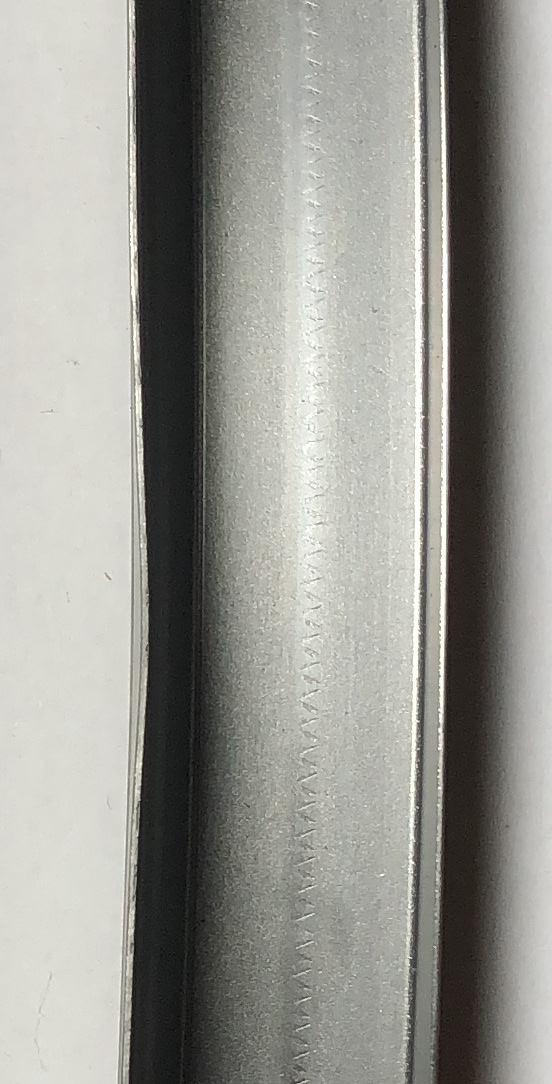
#> input picture bin/ng.JPG, 552 x 1084 px
$ python -i hole_diameter.py   (imports and definitions only)   (older library calls are emulated)
#> lines starting #> are read from the running program, lines starting #| are printed output that depends on the picture; after the words box and inside, x2 and y2 are one past the last pixel; in counts of white or black regions, pixels touching at a corner belong together
from scipy.spatial import distance as dist
from imutils import perspective
from imutils import contours
import numpy as np
import os
import filters
import imutils
import cv2


def run(picture, width=30, hint="TREE"):
    global window_flag
    window_flag = False
    if hint == "CCOMP":
        method = cv2.RETR_CCOMP
        method2 = cv2.CHAIN_APPROX_NONE
    elif hint == "TREE":
        method = cv2.RETR_TREE
        method2 = cv2.CHAIN_APPROX_SIMPLE
    else:
        method = cv2.RETR_TREE
        method2 = cv2.CHAIN_APPROX_SIMPLE

    image = picture
    results = []

    def midpoint(ptA, ptB):  # orta noktayı bulmayı sağlıyor
        return ((ptA[0] + ptB[0]) * 0.5, (ptA[1] + ptB[1]) * 0.5)

    # görüntüyü yükleyin, gri tonlamaya dönüştürün ve biraz bulanıklaştırın

    # kenar haritasında konturlar bul
    try:
        cnts, hierarchy = cv2.findContours(image.copy(), method, method2)
    except:
        image = cv2.cvtColor(image, cv2.COLOR_BGR2GRAY)
        cnts, hierarchy = cv2.findContours(image.copy(), method, method2)

    # cnts = imutils.grab_contours(cnts)

    # sort the contours from left-to-right and initialize the
    # 'pixels per metric' calibration variable
    (cnts, _) = contours.sort_contours(cnts)
    hierarchy = hierarchy[0]
    global pixelsPerMetric
    pixelsPerMetric = None
    # loop over the contours individually

    # for c in cnts:
    mask = np.zeros(image.shape[:2], dtype=image.dtype)

    # [82 lines left out: function show, not called in this run]
    print(len(cnts))
    for component in zip(cnts, hierarchy):
        currentContour = component[0]
        currentHierarchy = component[1]
        cv2.drawContours(image,currentContour,-1,(0,0,255),4)
        print(currentContour)
        cv2.imshow("Conts",image)
        cv2.waitKey(0)
        continue
        if currentHierarchy[2] < 0:
            results.append(show(currentContour))
        elif currentHierarchy[3] < 0:
            results.append(show(currentContour))
        if results[-1] == None:
            results.pop()
    window_flag = False
    return results

def go(picture):
#> called with picture = '../ng.JPG'
    image = cv2.imread(picture)
#> image is the input picture: shape (1084, 552, 3); mean B, G, R 144.7, 150.8, 151.1
    # r = cv2.selectROI(image)
    gray = cv2.cvtColor(image, cv2.COLOR_BGR2GRAY)
    gray = cv2.GaussianBlur(gray, (13, 13), 0)
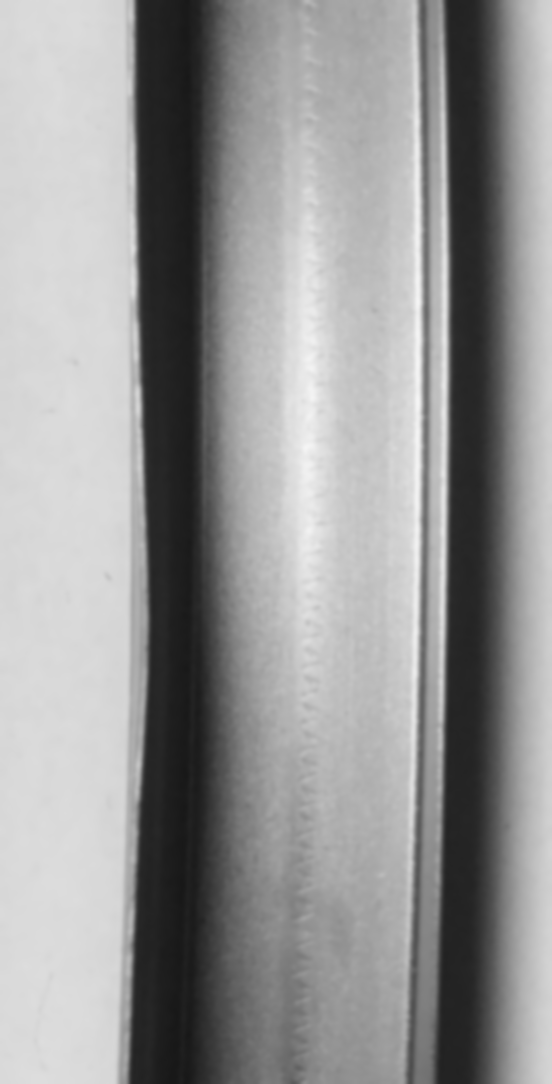
#> gray: shape (1084, 552); min 24, max 245, mean 150.2
    # kes =gray[r[1]:r[1]+r[3], r[0]:r[0]+r[2]]

    # kenar algılar ardından dilatasyon + erozyon uygulayıp
    # nesne kenarları arasındaki boşlukları kapatır
    image = cv2.Canny(gray, 50, 150)
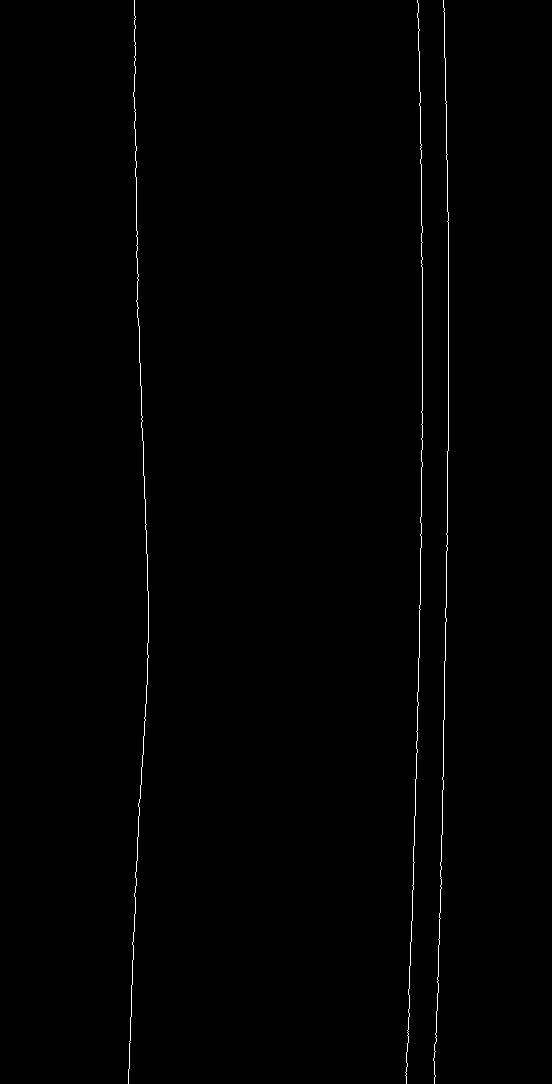
#> image: shape (1084, 552); 0.54% white in thin lines or dots, all inside (x1, y1, x2, y2) = (128, 0, 449, 1084)
    # gray[r[1]:r[1]+r[3], r[0]:r[0]+r[2]] = cimage
    # cv2.imshow("im",gray)
    # cv2.waitKey(0)

    image = cv2.dilate(image, None, iterations=1)
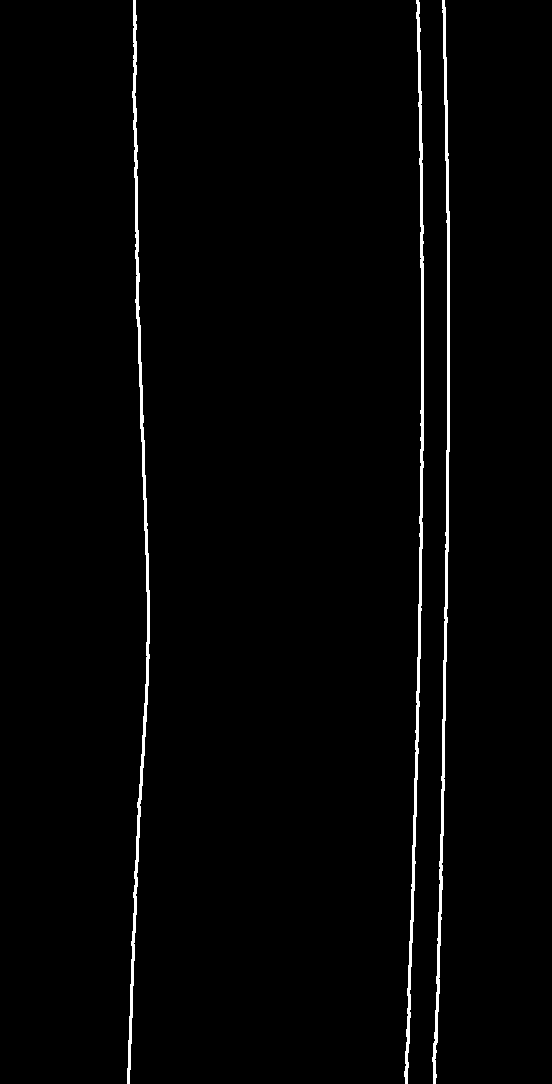
#> image: shape (1084, 552); 1.7% white; 3 white regions, box (x1, y1, x2, y2) and area: (127, 0, 150, 1084) 3428, (404, 0, 424, 1084) 3399, (432, 0, 450, 1084) 3363
    image = cv2.erode(image, None, iterations=1)
    run(picture=image, width=80)
#> in run, `cnts, hierarchy = cv2.findContours(image.copy(), method, method2)`: cnts = 3 contours; box (x1, y1, x2, y2) and area: (128, 0, 149, 1084) 34, (405, 0, 423, 1084) 33, (433, 0, 449, 1084) 29
#| 3
#> the loop in run, `for component in zip(cnts, hierarchy):` made 3 passes
#> currentHierarchy on passes 1 to 3: [1, -1, -1, -1], [2, 0, -1, -1], [-1, 1, -1, -1]
#> (printed output is left out)
#> pass 1, in run, `cv2.imshow("Conts",image)`:
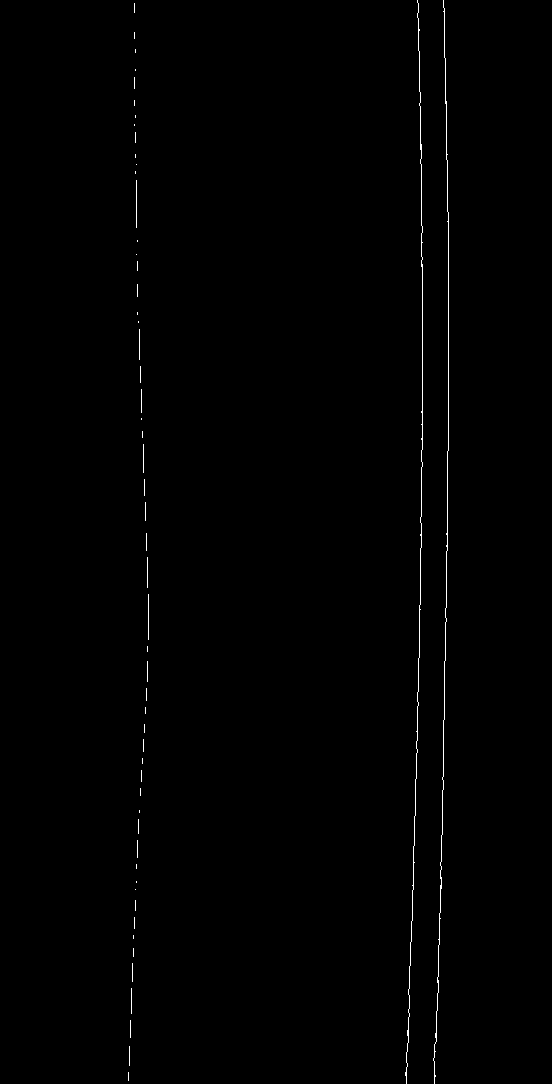
#> window 'Conts': shape (1084, 552); 0.48% white in thin lines or dots, all inside (x1, y1, x2, y2) = (128, 0, 449, 1084)
#> pass 2, in run, `cv2.imshow("Conts",image)`:
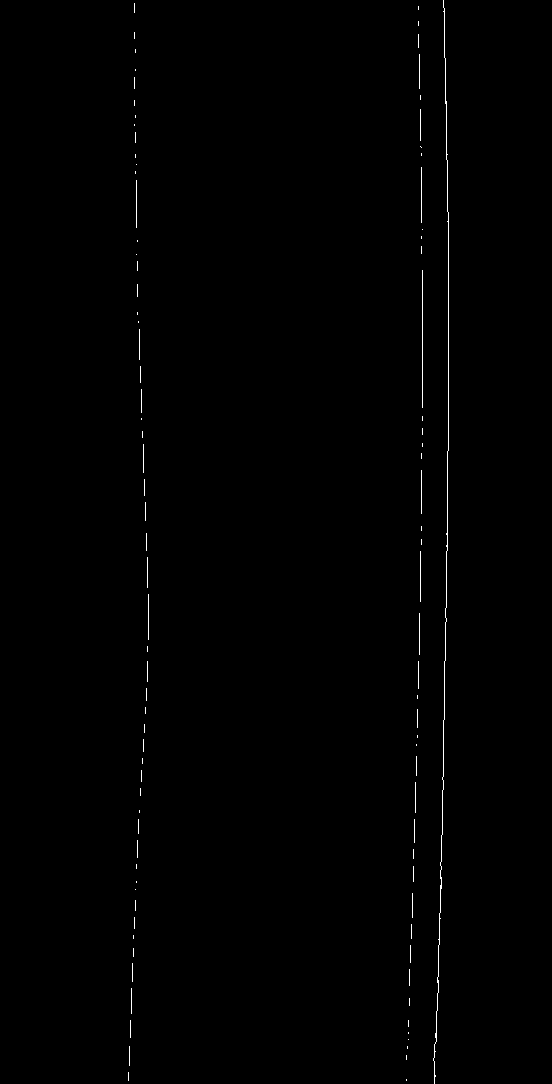
#> window 'Conts': shape (1084, 552); 0.42% white in thin lines or dots, all inside (x1, y1, x2, y2) = (128, 0, 449, 1084)
#> after the loop in run, `for component in zip(cnts, hierarchy):`:
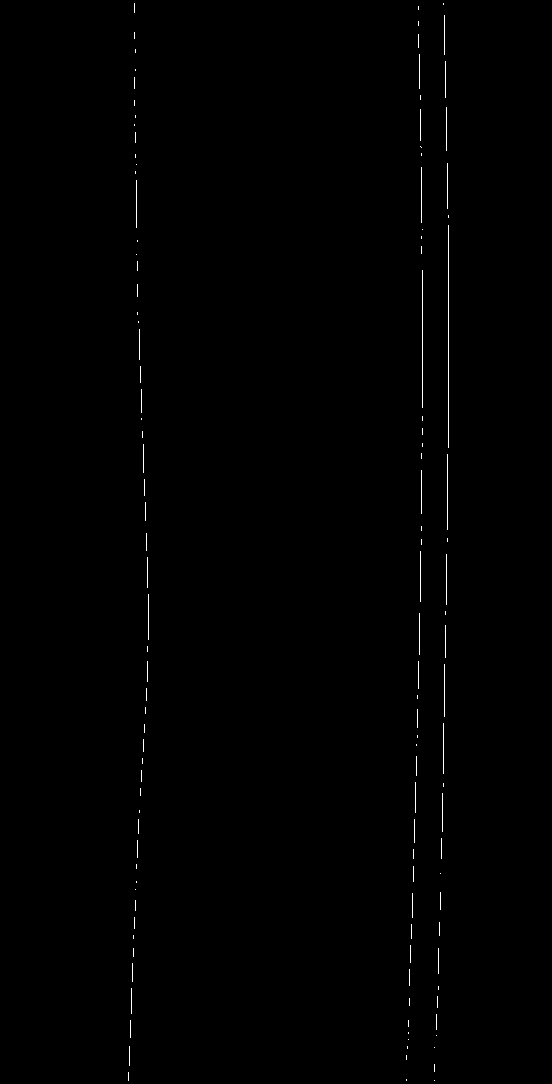
#> image: shape (1084, 552); 0.37% white in thin lines or dots, all inside (x1, y1, x2, y2) = (128, 3, 449, 1081)
#> after the loop in run, `for component in zip(cnts, hierarchy):`: results = []

# go(picture="imm.png")


# [4 lines not run here, left out]

>>> result = go('../ng.JPG')

$ run again, on bin/1R_NG.JPG
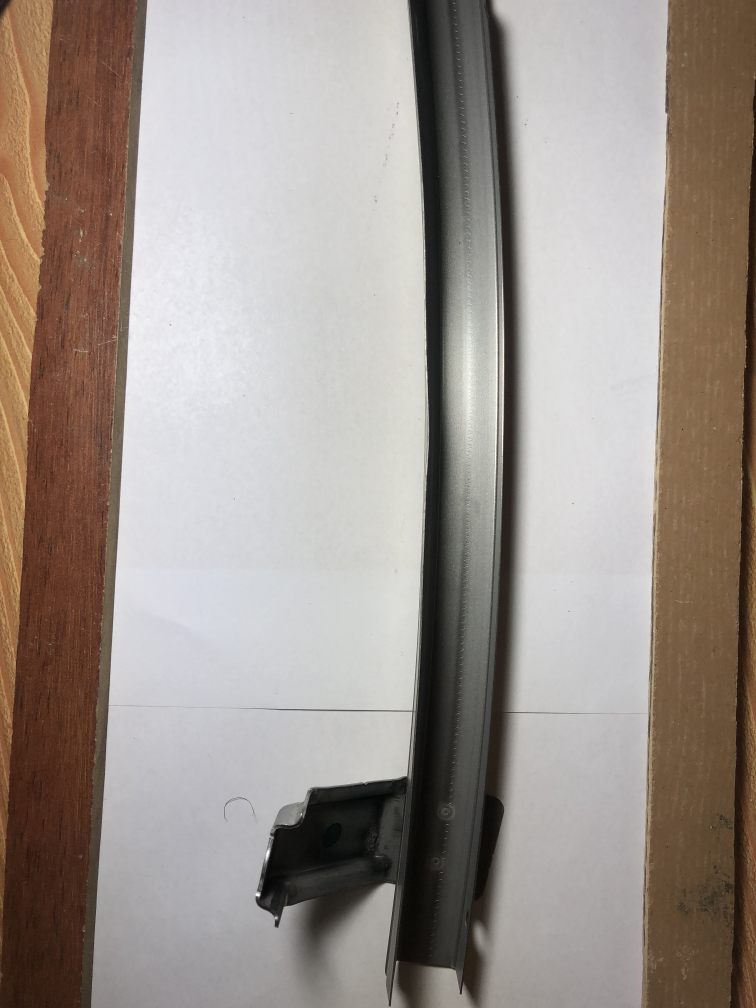
#> input picture bin/1R_NG.JPG, 3024 x 4032 px (shown at 1/4 size)
#> in go, image is the input picture: shape (4032, 3024, 3); mean B, G, R 140.4, 147.3, 157
#> in go, `image = cv2.dilate(image, None, iterations=1)`:
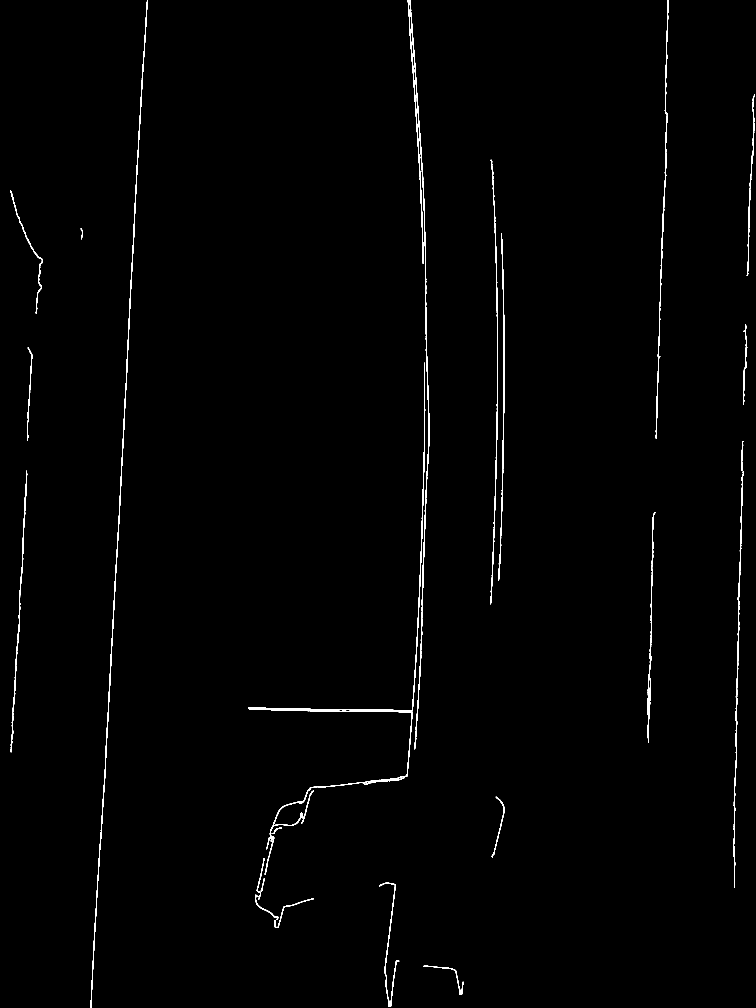
#> image: shape (4032, 3024) (shown at 1/4 size); 0.67% white; 26 white regions, largest, box (x1, y1, x2, y2) and area: (363, 0, 591, 4032) 12622, (1638, 0, 1718, 2997) 9585, (992, 1451, 1701, 2843) 6330
#> cnts = 35 contours, 12 with area under 20; largest, box (x1, y1, x2, y2) and area: (999, 2836, 1649, 3157) 398, (1457, 3123, 1503, 3138) 273, (1639, 0, 1717, 2996) 100, (42, 763, 170, 1253) 98, (2933, 1887, 2975, 3551) 92
#| 35
#> the loop in run, `for component in zip(cnts, hierarchy):` made 35 passes
#> currentHierarchy on passes 1 to 8: [1, -1, -1, -1], [2, 0, -1, -1], [3, 1, -1, -1], [4, 2, -1, -1], [5, 3, -1, -1], [6, 4, -1, -1], [7, 5, -1, -1], [8, 6, -1, -1]
#> (printed output is left out)
#> after the loop in run, `for component in zip(cnts, hierarchy):`:
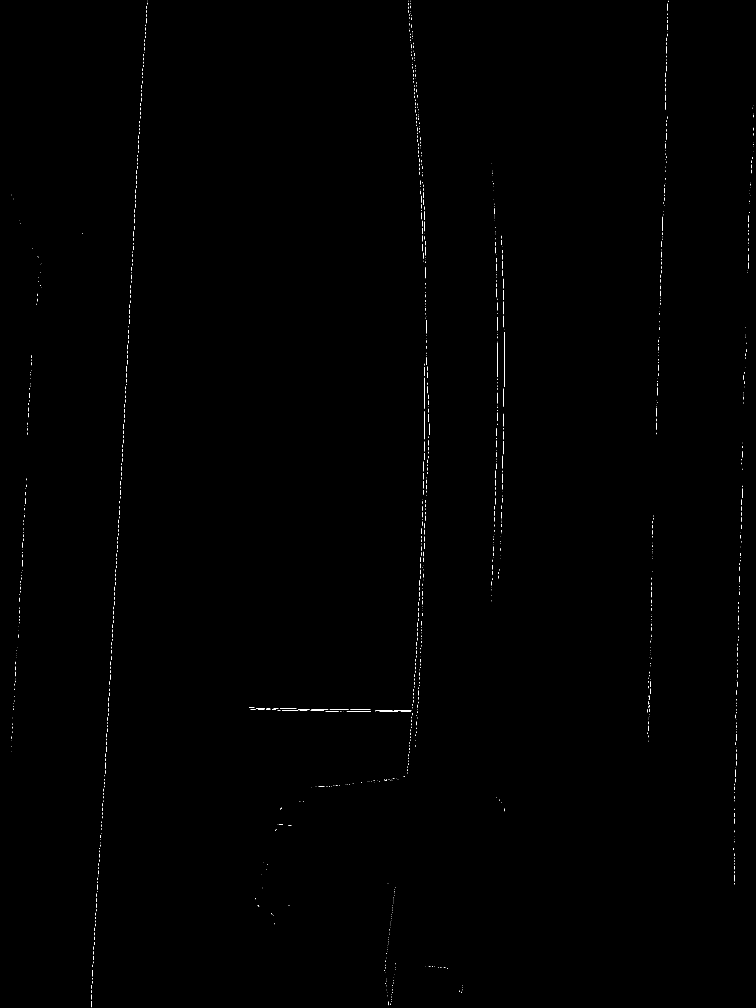
#> image: shape (4032, 3024) (shown at 1/4 size); 0.1% white in thin lines or dots
#> after the loop in run, `for component in zip(cnts, hierarchy):`: results = []
